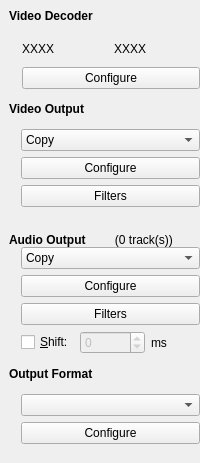
  <widget class="QDockWidget" name="codecWidget">
   <property name="styleSheet">
    <string notr="true"/>
   </property>
   <property name="features">
    <set>QDockWidget::NoDockWidgetFeatures</set>
   </property>
   <property name="allowedAreas">
    <set>Qt::LeftDockWidgetArea|Qt::RightDockWidgetArea</set>
   </property>
   <property name="windowTitle">
    <string>Codec O&amp;ptions</string>
   </property>
   <attribute name="dockWidgetArea">
    <number>1</number>
   </attribute>
   <widget class="QWidget" name="dockWidgetContents">
    <layout class="QVBoxLayout" name="verticalLayout_9">
     <property name="spacing">
      <number>0</number>
     </property>
     <property name="leftMargin">
      <number>9</number>
     </property>
     <property name="topMargin">
      <number>9</number>
     </property>
     <property name="rightMargin">
      <number>0</number>
     </property>
     <property name="bottomMargin">
      <number>9</number>
     </property>
     <item>
      <layout class="QVBoxLayout" name="verticalLayout_3">
       <property name="spacing">
        <number>0</number>
       </property>
       <property name="sizeConstraint">
        <enum>QLayout::SetDefaultConstraint</enum>
       </property>
       <item>
        <widget class="QLabel" name="label_7">
         <property name="text">
          <string>&lt;b&gt;Video Decoder&lt;/b&gt;</string>
         </property>
        </widget>
       </item>
       <item>
        <spacer name="verticalSpacer_7">
         <property name="orientation">
          <enum>Qt::Vertical</enum>
         </property>
         <property name="sizeType">
          <enum>QSizePolicy::Fixed</enum>
         </property>
         <property name="sizeHint" stdset="0">
          <size>
           <width>20</width>
           <height>13</height>
          </size>
         </property>
        </spacer>
       </item>
       <item>
        <layout class="QHBoxLayout" name="videoLayout_2">
         <property name="spacing">
          <number>0</number>
         </property>
         <property name="leftMargin">
          <number>0</number>
         </property>
         <property name="topMargin">
          <number>0</number>
         </property>
         <property name="rightMargin">
          <number>0</number>
         </property>
         <property name="bottomMargin">
          <number>0</number>
         </property>
         <item>
          <spacer>
           <property name="orientation">
            <enum>Qt::Horizontal</enum>
           </property>
           <property name="sizeType">
            <enum>QSizePolicy::Fixed</enum>
           </property>
           <property name="sizeHint" stdset="0">
            <size>
             <width>13</width>
             <height>53</height>
            </size>
           </property>
          </spacer>
         </item>
         <item>
          <layout class="QVBoxLayout" name="_6">
           <property name="spacing">
            <number>6</number>
           </property>
           <property name="leftMargin">
            <number>0</number>
           </property>
           <property name="topMargin">
            <number>0</number>
           </property>
           <property name="rightMargin">
            <number>0</number>
           </property>
           <property name="bottomMargin">
            <number>0</number>
           </property>
           <item>
            <layout class="QHBoxLayout" name="horizontalLayout_4">
             <item>
              <widget class="QLabel" name="labelVideoDecoder">
               <property name="text">
                <string>XXXX</string>
               </property>
              </widget>
             </item>
             <item>
              <widget class="QLabel" name="labelDisplay">
               <property name="text">
                <string>XXXX</string>
               </property>
              </widget>
             </item>
            </layout>
           </item>
           <item>
            <widget class="QPushButton" name="pushButtonDecoderConf">
             <property name="enabled">
              <bool>true</bool>
             </property>
             <property name="sizePolicy">
              <sizepolicy hsizetype="Minimum" vsizetype="Fixed">
               <horstretch>0</horstretch>
               <verstretch>0</verstretch>
              </sizepolicy>
             </property>
             <property name="text">
              <string>Configure</string>
             </property>
            </widget>
           </item>
          </layout>
         </item>
        </layout>
       </item>
       <item>
        <spacer name="verticalSpacer_11">
         <property name="orientation">
          <enum>Qt::Vertical</enum>
         </property>
         <property name="sizeType">
          <enum>QSizePolicy::Fixed</enum>
         </property>
         <property name="sizeHint" stdset="0">
          <size>
           <width>20</width>
           <height>13</height>
          </size>
         </property>
        </spacer>
       </item>
       <item>
        <widget class="QLabel" name="label_3">
         <property name="sizePolicy">
          <sizepolicy hsizetype="Preferred" vsizetype="Preferred">
           <horstretch>0</horstretch>
           <verstretch>0</verstretch>
          </sizepolicy>
         </property>
         <property name="maximumSize">
          <size>
           <width>180</width>
           <height>16777215</height>
          </size>
         </property>
         <property name="text">
          <string>&lt;b&gt;Video Output&lt;/b&gt;</string>
         </property>
         <property name="textFormat">
          <enum>Qt::AutoText</enum>
         </property>
        </widget>
       </item>
       <item>
        <spacer name="verticalSpacer_8">
         <property name="orientation">
          <enum>Qt::Vertical</enum>
         </property>
         <property name="sizeType">
          <enum>QSizePolicy::Fixed</enum>
         </property>
         <property name="sizeHint" stdset="0">
          <size>
           <width>20</width>
           <height>13</height>
          </size>
         </property>
        </spacer>
       </item>
       <item>
        <layout class="QHBoxLayout" name="videoLayout">
         <property name="spacing">
          <number>0</number>
         </property>
         <property name="leftMargin">
          <number>0</number>
         </property>
         <property name="topMargin">
          <number>0</number>
         </property>
         <property name="rightMargin">
          <number>0</number>
         </property>
         <property name="bottomMargin">
          <number>0</number>
         </property>
         <item>
          <spacer>
           <property name="orientation">
            <enum>Qt::Horizontal</enum>
           </property>
           <property name="sizeType">
            <enum>QSizePolicy::Fixed</enum>
           </property>
           <property name="sizeHint" stdset="0">
            <size>
             <width>12</width>
             <height>0</height>
            </size>
           </property>
          </spacer>
         </item>
         <item>
          <layout class="QVBoxLayout" name="_7" stretch="0,0,0">
           <property name="spacing">
            <number>6</number>
           </property>
           <property name="sizeConstraint">
            <enum>QLayout::SetDefaultConstraint</enum>
           </property>
           <property name="leftMargin">
            <number>0</number>
           </property>
           <property name="topMargin">
            <number>0</number>
           </property>
           <property name="rightMargin">
            <number>0</number>
           </property>
           <property name="bottomMargin">
            <number>0</number>
           </property>
           <item>
            <widget class="QComboBox" name="comboBoxVideo">
             <property name="sizePolicy">
              <sizepolicy hsizetype="Preferred" vsizetype="Fixed">
               <horstretch>0</horstretch>
               <verstretch>0</verstretch>
              </sizepolicy>
             </property>
             <item>
              <property name="text">
               <string>Copy</string>
              </property>
             </item>
            </widget>
           </item>
           <item>
            <widget class="QPushButton" name="pushButtonVideoConf">
             <property name="enabled">
              <bool>true</bool>
             </property>
             <property name="sizePolicy">
              <sizepolicy hsizetype="Minimum" vsizetype="Fixed">
               <horstretch>0</horstretch>
               <verstretch>0</verstretch>
              </sizepolicy>
             </property>
             <property name="text">
              <string>Configure</string>
             </property>
            </widget>
           </item>
           <item>
            <widget class="QPushButton" name="pushButtonVideoFilter">
             <property name="enabled">
              <bool>true</bool>
             </property>
             <property name="sizePolicy">
              <sizepolicy hsizetype="Minimum" vsizetype="Fixed">
               <horstretch>0</horstretch>
               <verstretch>0</verstretch>
              </sizepolicy>
             </property>
             <property name="text">
              <string>Filters</string>
             </property>
            </widget>
           </item>
          </layout>
         </item>
        </layout>
       </item>
       <item>
        <spacer name="verticalSpacer_12">
         <property name="orientation">
          <enum>Qt::Vertical</enum>
         </property>
         <property name="sizeType">
          <enum>QSizePolicy::Fixed</enum>
         </property>
         <property name="sizeHint" stdset="0">
          <size>
           <width>20</width>
           <height>13</height>
          </size>
         </property>
        </spacer>
       </item>
       <item>
        <spacer name="verticalSpacer_9">
         <property name="orientation">
          <enum>Qt::Vertical</enum>
         </property>
         <property name="sizeType">
          <enum>QSizePolicy::Fixed</enum>
         </property>
         <property name="sizeHint" stdset="0">
          <size>
           <width>20</width>
           <height>13</height>
          </size>
         </property>
        </spacer>
       </item>
       <item>
        <layout class="QHBoxLayout" name="horizontalLayout_2">
         <item>
          <widget class="QLabel" name="label_5">
           <property name="sizePolicy">
            <sizepolicy hsizetype="Preferred" vsizetype="Preferred">
             <horstretch>0</horstretch>
             <verstretch>0</verstretch>
            </sizepolicy>
           </property>
           <property name="maximumSize">
            <size>
             <width>180</width>
             <height>16777215</height>
            </size>
           </property>
           <property name="text">
            <string>&lt;b&gt;Audio Output&lt;/b&gt;</string>
           </property>
           <property name="textFormat">
            <enum>Qt::AutoText</enum>
           </property>
          </widget>
         </item>
         <item>
          <widget class="QLabel" name="TrackCountLabel">
           <property name="text">
            <string>   (0 track(s))</string>
           </property>
          </widget>
         </item>
        </layout>
       </item>
       <item>
        <layout class="QHBoxLayout" name="AudioLayout">
         <property name="spacing">
          <number>0</number>
         </property>
         <property name="leftMargin">
          <number>0</number>
         </property>
         <property name="topMargin">
          <number>0</number>
         </property>
         <property name="rightMargin">
          <number>0</number>
         </property>
         <property name="bottomMargin">
          <number>0</number>
         </property>
         <item>
          <spacer>
           <property name="orientation">
            <enum>Qt::Horizontal</enum>
           </property>
           <property name="sizeType">
            <enum>QSizePolicy::Fixed</enum>
           </property>
           <property name="sizeHint" stdset="0">
            <size>
             <width>12</width>
             <height>0</height>
            </size>
           </property>
          </spacer>
         </item>
         <item>
          <layout class="QVBoxLayout" name="_8">
           <property name="spacing">
            <number>6</number>
           </property>
           <property name="sizeConstraint">
            <enum>QLayout::SetDefaultConstraint</enum>
           </property>
           <property name="leftMargin">
            <number>0</number>
           </property>
           <property name="topMargin">
            <number>0</number>
           </property>
           <property name="rightMargin">
            <number>0</number>
           </property>
           <property name="bottomMargin">
            <number>0</number>
           </property>
           <item>
            <widget class="QComboBox" name="comboBoxAudio">
             <property name="sizePolicy">
              <sizepolicy hsizetype="Preferred" vsizetype="Minimum">
               <horstretch>0</horstretch>
               <verstretch>0</verstretch>
              </sizepolicy>
             </property>
             <item>
              <property name="text">
               <string>Copy</string>
              </property>
             </item>
            </widget>
           </item>
           <item>
            <widget class="QPushButton" name="pushButtonAudioConf">
             <property name="enabled">
              <bool>true</bool>
             </property>
             <property name="sizePolicy">
              <sizepolicy hsizetype="Minimum" vsizetype="Fixed">
               <horstretch>0</horstretch>
               <verstretch>0</verstretch>
              </sizepolicy>
             </property>
             <property name="text">
              <string>Configure</string>
             </property>
            </widget>
           </item>
           <item>
            <widget class="QPushButton" name="pushButtonAudioFilter">
             <property name="enabled">
              <bool>true</bool>
             </property>
             <property name="sizePolicy">
              <sizepolicy hsizetype="Minimum" vsizetype="Fixed">
               <horstretch>0</horstretch>
               <verstretch>0</verstretch>
              </sizepolicy>
             </property>
             <property name="text">
              <string>Filters</string>
             </property>
            </widget>
           </item>
           <item>
            <layout class="QHBoxLayout" name="_9">
             <property name="spacing">
              <number>6</number>
             </property>
             <property name="sizeConstraint">
              <enum>QLayout::SetDefaultConstraint</enum>
             </property>
             <property name="leftMargin">
              <number>0</number>
             </property>
             <property name="topMargin">
              <number>0</number>
             </property>
             <property name="rightMargin">
              <number>0</number>
             </property>
             <property name="bottomMargin">
              <number>0</number>
             </property>
             <item>
              <widget class="QCheckBox" name="checkBox_TimeShift">
               <property name="text">
                <string>&amp;Shift:</string>
               </property>
              </widget>
             </item>
             <item>
              <widget class="QSpinBox" name="spinBox_TimeValue">
               <property name="enabled">
                <bool>false</bool>
               </property>
               <property name="sizePolicy">
                <sizepolicy hsizetype="Minimum" vsizetype="Fixed">
                 <horstretch>0</horstretch>
                 <verstretch>0</verstretch>
                </sizepolicy>
               </property>
               <property name="minimum">
                <number>-99999</number>
               </property>
               <property name="maximum">
                <number>99999</number>
               </property>
              </widget>
             </item>
             <item>
              <widget class="QLabel" name="label_11">
               <property name="sizePolicy">
                <sizepolicy hsizetype="Preferred" vsizetype="Preferred">
                 <horstretch>0</horstretch>
                 <verstretch>0</verstretch>
                </sizepolicy>
               </property>
               <property name="text">
                <string>ms</string>
               </property>
              </widget>
             </item>
            </layout>
           </item>
          </layout>
         </item>
        </layout>
       </item>
       <item>
        <spacer name="verticalSpacer_13">
         <property name="orientation">
          <enum>Qt::Vertical</enum>
         </property>
         <property name="sizeType">
          <enum>QSizePolicy::Fixed</enum>
         </property>
         <property name="sizeHint" stdset="0">
          <size>
           <width>20</width>
           <height>13</height>
          </size>
         </property>
        </spacer>
       </item>
       <item>
        <widget class="QLabel" name="label_4">
         <property name="sizePolicy">
          <sizepolicy hsizetype="Preferred" vsizetype="Preferred">
           <horstretch>0</horstretch>
           <verstretch>0</verstretch>
          </sizepolicy>
         </property>
         <property name="text">
          <string>&lt;b&gt;Output Format&lt;/b&gt;</string>
         </property>
         <property name="textFormat">
          <enum>Qt::AutoText</enum>
         </property>
        </widget>
       </item>
       <item>
        <spacer name="verticalSpacer_10">
         <property name="orientation">
          <enum>Qt::Vertical</enum>
         </property>
         <property name="sizeType">
          <enum>QSizePolicy::Fixed</enum>
         </property>
         <property name="sizeHint" stdset="0">
          <size>
           <width>20</width>
           <height>13</height>
          </size>
         </property>
        </spacer>
       </item>
       <item>
        <layout class="QHBoxLayout" name="horizontalLayout">
         <property name="spacing">
          <number>0</number>
         </property>
         <item>
          <spacer>
           <property name="orientation">
            <enum>Qt::Horizontal</enum>
           </property>
           <property name="sizeType">
            <enum>QSizePolicy::Fixed</enum>
           </property>
           <property name="sizeHint" stdset="0">
            <size>
             <width>12</width>
             <height>0</height>
            </size>
           </property>
          </spacer>
         </item>
         <item>
          <layout class="QVBoxLayout" name="verticalLayout_2">
           <property name="spacing">
            <number>6</number>
           </property>
           <item>
            <widget class="QComboBox" name="comboBoxFormat">
             <property name="sizePolicy">
              <sizepolicy hsizetype="Preferred" vsizetype="Fixed">
               <horstretch>0</horstretch>
               <verstretch>0</verstretch>
              </sizepolicy>
             </property>
            </widget>
           </item>
           <item>
            <widget class="QPushButton" name="pushButtonFormatConfigure">
             <property name="enabled">
              <bool>true</bool>
             </property>
             <property name="sizePolicy">
              <sizepolicy hsizetype="Minimum" vsizetype="Fixed">
               <horstretch>0</horstretch>
               <verstretch>0</verstretch>
              </sizepolicy>
             </property>
             <property name="text">
              <string>Configure</string>
             </property>
            </widget>
           </item>
          </layout>
         </item>
        </layout>
       </item>
      </layout>
     </item>
     <item>
      <spacer name="verticalSpacer_3">
       <property name="orientation">
        <enum>Qt::Vertical</enum>
       </property>
       <property name="sizeType">
        <enum>QSizePolicy::Expanding</enum>
       </property>
       <property name="sizeHint" stdset="0">
        <size>
         <width>20</width>
         <height>10</height>
        </size>
       </property>
      </spacer>
     </item>
    </layout>
   </widget>
  </widget>
